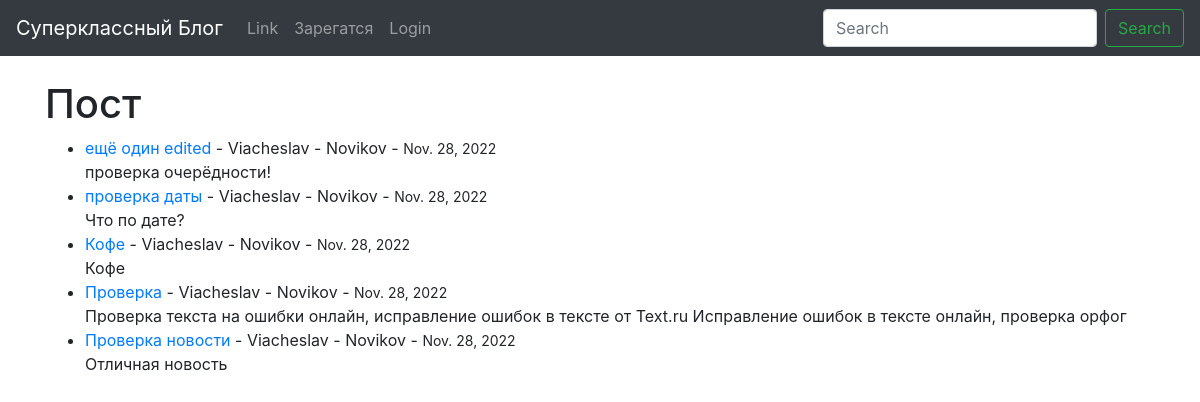
The page / on the database its author committed.
### newspaper/models.py (models this page shows, shortened)
class Post(models.Model):
    article = 'СТ'
    news = 'НО'
    ARTICLE_NEWS = [
        (article, 'Статья'),
        (news, 'Новость'),
    ]
    title = models.CharField(max_length = 255)
    title_tag = models.CharField(max_length=2,choices=ARTICLE_NEWS,default=news)
    author = models.ForeignKey(User, on_delete = models.CASCADE)
    body = models.TextField()
    post_date = models.DateField(auto_now_add=True)

### newspaper/views.py (the view)
# urls.py: path('', HomeView.as_view(), name='home'),
class HomeView(ListView):
    model = Post
    template_name = 'home.html'
    ordering = ['-post_date']

### newspaper/templates/home.html (shortened to what this page needs)
{% extends 'base.html' %}
{% block content %}
<h1>Пост</h1>
<ul>
{% for post in object_list %}
    <li><a href="{% url 'article-details' post.pk %}">
        {{ post.title }}</a> -
        {{ post.author.first_name }} -
        {{ post.author.last_name }} -
        <small>
            {{ post.post_date }}
        </small>
        <br/>
        {{ post.body| slice:":124" }}</li>
{% endfor %}
</ul>
{% endblock %}

### newspaper/templates/base.html (shortened to what this page needs)
<!doctype html>
<html lang="en">
  <head>
    <link rel="stylesheet" href="https://cdn.jsdelivr.net/npm/bootstrap@4.6.2/dist/css/bootstrap.min.css">
  </head>
  <body>
<nav class="navbar navbar-expand-lg navbar-dark bg-dark">
  <a class="navbar-brand" href="{% url 'home' %}">Суперклассный Блог</a>
  <div class="collapse navbar-collapse" id="navbarSupportedContent">
    <ul class="navbar-nav mr-auto">
      <li class="nav-item">
        <a class="nav-link" href="#">Link</a>
      </li>
      {% if user.is_authenticated %}
          <li class="nav-item">
            <a class="nav-link" href = "{% url 'add_post' %}">Добавить пост</a>
          </li>
          <li class="nav-item">
            <a class="nav-link" href = "{% url 'logout' %}">Logout</a>
          </li>
      {% else %}
          <li class="nav-item">
            <a class="nav-link" href = "{% url 'register' %}">Зарегатся</a>
          </li>
          <li class="nav-item">
            <a class="nav-link" href = "{% url 'login' %}">Login</a>
          </li>
      {% endif %}
    </ul>
    <form class="form-inline my-2 my-lg-0">
      <input class="form-control mr-sm-2" type="search" placeholder="Search" aria-label="Search">
      <button class="btn btn-outline-success my-2 my-sm-0" type="submit">Search</button>
    </form>
  </div>
</nav>
    <br/>
    <div class='container'>
        {% block content %}
        {% endblock %}
    </div>
  </body>
</html>

### rows shown on the page
Post: title "ещё один edited", author.first_name "Viacheslav", author.last_name "Novikov", post_date "Nov. 28, 2022", body "проверка очерёдности!"
Post: title "проверка даты", author.first_name "Viacheslav", author.last_name "Novikov", post_date "Nov. 28, 2022", body "Что по дате?"
Post: title "Кофе", author.first_name "Viacheslav", author.last_name "Novikov", post_date "Nov. 28, 2022", body "Кофе"
Post: title "Проверка", author.first_name "Viacheslav", author.last_name "Novikov", post_date "Nov. 28, 2022", body "Проверка текста на ошибки онлайн, исправление ошибок в тексте от Text.ru Исправление ошибок в тексте онлайн, проверка орфог"
Post: title "Проверка новости", author.first_name "Viacheslav", author.last_name "Novikov", post_date "Nov. 28, 2022", body "Отличная новость"
